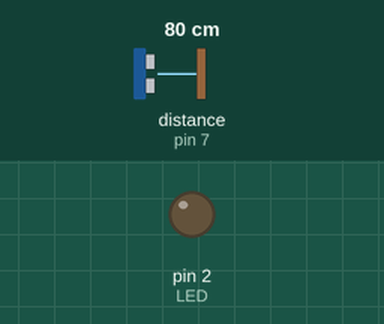
Simulated run of this sketch. Board: Arduino Uno, built with avr-gcc and run on an emulated ATmega328P. Shown: output pins drawn as LEDs (lit = HIGH). Wiring (inferred from the names in the program): ultrasonic range finder: trigger pin 8; echo pin 7. Inputs (shaded band) come from the test bench; at power-on: distance to the obstacle (sensor on pin 7) 80 cm. The echo pulse lasts 58.3 µs per cm; pins used as bus, display or sensor lines are not drawn.

Above: at 1.2 s.
1.3 s: distance to the obstacle (sensor on pin 7) set to 37 cm
2.8 s: distance to the obstacle (sensor on pin 7) set to 31 cm
At 3.4 s:
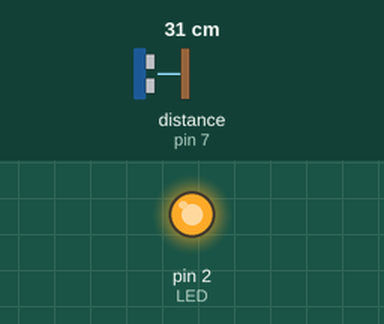
4.3 s: distance to the obstacle (sensor on pin 7) set to 35 cm
At 4.6 s:
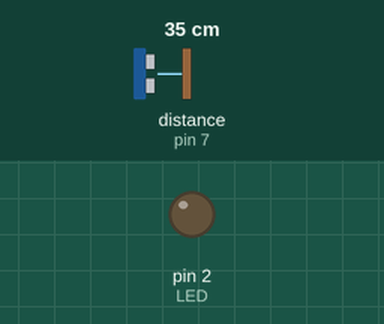
5.8 s: distance to the obstacle (sensor on pin 7) set to 2 cm
At 6.9 s:
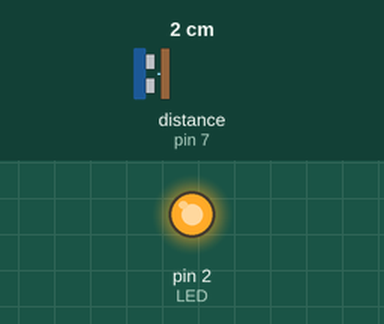
Timing chart, 0 to 8.3 s (numbered marks = the images above; inputs shaded):
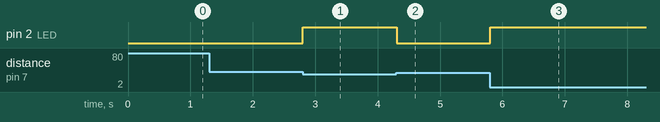

Measured:
- the behaviour switches between 35 and 34 cm on distance to the obstacle (sensor on pin 7) (found by bisection; images 0 and 1)
- after the input at 1.3 s, every drawn part: stays the same
- after the input at 2.8 s, pin 2 (LED): LOW → HIGH at once
- after the input at 4.3 s, pin 2 (LED): HIGH → LOW at once
- after the input at 5.8 s, pin 2 (LED): LOW → HIGH at once

The sketch:

US_to_led.ino
```cpp
/**
 * US_to_led
 * author: Andrey Skvortsov
 *
 * Program to convert ultrasonic sensor input to LED output
**/

//pin declarations
const int TRANSMIT_USS = 8;
const int RECEIVE_USS = 7;
const int LED = 2;

//logic variables
const int SOUND_SPEED = 34;  //in centimeters per millisecond
const int RANGE = 20;  //in centimeters
int distance = 0;
bool close_enough = false;


void setup() {
	pinMode(LED, OUTPUT);
	pinMode(TRANSMIT_USS, OUTPUT);
	pinMode(RECEIVE_USS, INPUT);

	digitalWrite(LED, LOW);
}


void loop() {
	close_enough = is_close_enough();
	if (close_enough) digitalWrite(LED, HIGH);
	else digitalWrite(LED, LOW);
}


bool is_close_enough() {
	distance = SOUND_SPEED * get_travel_time_ms() / 2;

	if (distance <= RANGE) return true;
	else return false;
}


unsigned long get_travel_time_ms() {
	digitalWrite(TRANSMIT_USS, LOW);  //to clear the sensor
	digitalWrite(TRANSMIT_USS, HIGH);
	delayMicroseconds(10);
	digitalWrite(TRANSMIT_USS, LOW);

	return (pulseIn(RECEIVE_USS, HIGH) / 1000);
}
```
